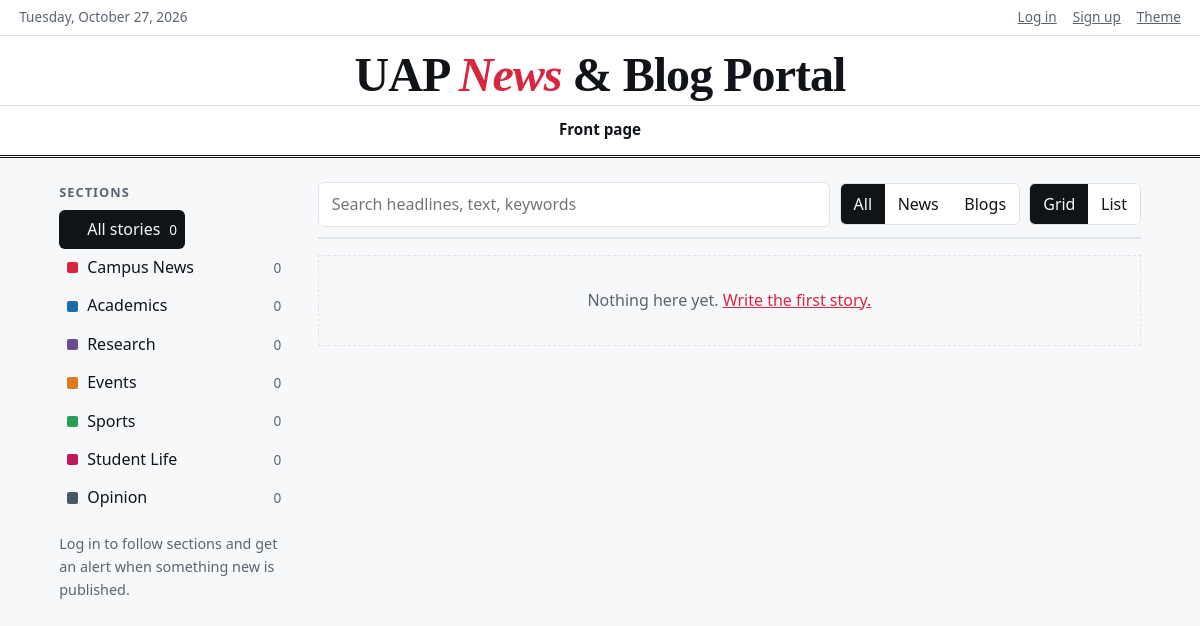
The page / on the database its author committed.
### articles/models.py (models this page shows, shortened)
class Section(models.Model):
    name = models.CharField(max_length=60, unique=True)
    color = models.CharField(max_length=7, default="#1b6ca8")
    class Meta:
        ordering = ["name"]

### articles/views.py (the view)
# urls.py: path("", views.front, name="front"),
def front(request):
    u = request.user
    sections = Section.objects.annotate(n=Count("articles", filter=Q(articles__state=Article.LIVE)))
    followed = set(u.subscriptions.values_list("section_id", flat=True)) if u.is_authenticated else set()
    stories = _live()
    return render(request, "articles/front.html", {
        "stories": stories, "sections": sections, "followed": followed, "total": len(stories),
        "notice": Announcement.objects.filter(active=True).first()})

### articles/views.py (called while the page is built)
def _live():
    return Article.objects.filter(state=Article.LIVE).select_related("section", "writer").prefetch_related("keywords")

### desk/context.py (called while the page is built)
def badges(request):
    u, out = request.user, {}
    if u.is_authenticated:
        out["alert_count"] = u.alerts.filter(seen=False).count()
        if u.is_staff:
            out["queue_count"] = Article.objects.filter(state=Article.PENDING).count()
    return out

### templates/articles/front.html (shortened to what this page needs)
{% extends "base.html" %}
{% block content %}
<div class="front">
  <aside class="rail">
    <h4>Sections</h4>
    <div id="sections">
      <button class="sec on" data-v=""><i style="--c:var(--ink)"></i>All stories<span>{{ total }}</span></button>
      {% for s in sections %}
      <div class="secrow">
        <button class="sec" data-v="{{ s.id }}"><i style="--c:{{ s.color }}"></i>{{ s.name }}<span>{{ s.n }}</span></button>
      </div>
      {% endfor %}
    </div>
    {% if not user.is_authenticated %}<p class="hint">Log in to follow sections and get an alert when something new is published.</p>{% endif %}
  </aside>
  <section>
    <div class="controls">
      <input id="q" type="search" placeholder="Search headlines, text, keywords" aria-label="Search">
      <div class="seg" id="kinds"><button class="on" data-v="">All</button><button data-v="news">News</button><button data-v="blog">Blogs</button></div>
      <div class="seg" id="layout"><button class="on" data-v="grid">Grid</button><button data-v="list">List</button></div>
    </div>
    <div class="stories" id="stories">{% for a in stories %}{% include "articles/_story.html" %}{% endfor %}</div>
    <div class="blank" id="blank" {% if stories %}hidden{% endif %}>Nothing here yet. <a href="{% url 'write' %}">Write the first story.</a></div>
  </section>
</div>
{% endblock %}

### templates/base.html (shortened to what this page needs)
{% load static %}<!doctype html>
<html lang="en" data-theme="light">
<head>
<link rel="stylesheet" href="{% static 'css/site.css' %}">
</head>
<body>
<header class="mast">
  <div class="mast-top">
    <span id="today"></span>
    <span class="tools">
      {% if user.is_authenticated %}<span>Signed in as <b>{{ user.username }}</b></span>
      <form method="post" action="{% url 'logout' %}">{% csrf_token %}<button class="plain">Log out</button></form>
      {% else %}<a href="{% url 'login' %}">Log in</a><a href="{% url 'signup' %}">Sign up</a>{% endif %}
      <button class="plain" id="theme" title="Switch light or dark">Theme</button>
    </span>
  </div>
  <a class="logo" href="{% url 'front' %}">UAP <em>News</em> &amp; Blog Portal</a>
  <nav class="bar">
    <a href="{% url 'front' %}">Front page</a>
  </nav>
</header>
<main>
  {% block content %}{% endblock %}
</main>
</body>
</html>

### static/css/site.css (style rules this page uses)
:root { --paper:#f7f8fa;--card:#fff;--ink:#101418;--soft:#5b6470;--rule:#dfe3e8;--accent:#d7263d;--navy:#1b2a49;--ok:#1f8a4c;--warn:#b7791f }
* { box-sizing:border-box }
body { margin:0;background:var(--paper);color:var(--ink);font:16px/1.6 system-ui,-apple-system,"Segoe UI",Roboto,sans-serif }
h1,h2,h3,.logo { font-family:Georgia,"Times New Roman",serif;line-height:1.15;margin:0 }
a { color:var(--accent) }
button { font:inherit;cursor:pointer }
.mast { background:var(--card);border-bottom:3px double var(--ink);text-align:center }
.mast-top { display:flex;justify-content:space-between;flex-wrap:wrap;gap:.5rem;padding:.4rem 1.2rem;font-size:.85rem;color:var(--soft);border-bottom:1px solid var(--rule) }
.tools { display:flex;gap:1rem;align-items:center }
.tools a { color:var(--soft) }
.plain { background:none;border:0;color:var(--soft);padding:0;text-decoration:underline }
.logo { display:block;font-size:clamp(1.8rem,5vw,3rem);font-weight:700;letter-spacing:-.02em;padding:.7rem 1rem .2rem;color:var(--ink);text-decoration:none }
.logo em { color:var(--accent) }
.bar { display:flex;flex-wrap:wrap;justify-content:center;gap:.2rem 1.4rem;padding:.5rem 1rem;border-top:1px solid var(--rule) }
.bar a { color:var(--ink);text-decoration:none;font-weight:600;font-size:.95rem;padding:.2rem 0;border-bottom:2px solid transparent }
main { max-width:1120px;margin:0 auto;padding:1.5rem 1.2rem 4rem }
.front { display:grid;grid-template-columns:230px 1fr;gap:1.8rem }
.rail { position:sticky;top:1rem;align-self:start }
.rail h4 { margin:0 0 .5rem;font-size:.8rem;text-transform:uppercase;letter-spacing:.08em;color:var(--soft) }
.secrow { display:flex;align-items:center }
.sec { flex:1;display:flex;align-items:center;gap:.55rem;background:none;border:0;border-radius:6px;padding:.4rem .5rem;text-align:left;color:var(--ink) }
.sec i { width:.7rem;height:.7rem;background:var(--c);border-radius:2px;flex:none }
.sec span { margin-left:auto;color:var(--soft);font-size:.85rem }
.sec.on { background:var(--ink);color:var(--paper) }
.sec.on span { color:inherit }
.hint { color:var(--soft);font-size:.9rem }
.controls { display:flex;flex-wrap:wrap;gap:.6rem;align-items:center }
#q { flex:1;min-width:200px;padding:.55rem .8rem;border:1px solid var(--rule);background:var(--card);color:var(--ink);border-radius:6px;font:inherit }
.seg { display:flex;border:1px solid var(--rule);border-radius:6px;overflow:hidden }
.seg button { background:var(--card);color:var(--ink);border:0;padding:.45rem .8rem }
.seg button.on { background:var(--ink);color:var(--paper) }
.stories { display:grid;grid-template-columns:repeat(auto-fill,minmax(270px,1fr));gap:1px;background:var(--rule);border:1px solid var(--rule) }
.blank { border:1px dashed var(--rule);padding:2rem;text-align:center;color:var(--soft);margin:1rem 0 }
textarea,input,select { font:inherit;width:100%;padding:.55rem .7rem;border:1px solid var(--rule);border-radius:6px;background:var(--paper);color:var(--ink) }

### rows shown on the page
Section: name "Campus News", n "0"
Section: name "Academics", n "0"
Section: name "Research", n "0"
Section: name "Events", n "0"
Section: name "Sports", n "0"
Section: name "Student Life", n "0"
Section: name "Opinion", n "0"

### other values the page prints
{{ total }} "0"
